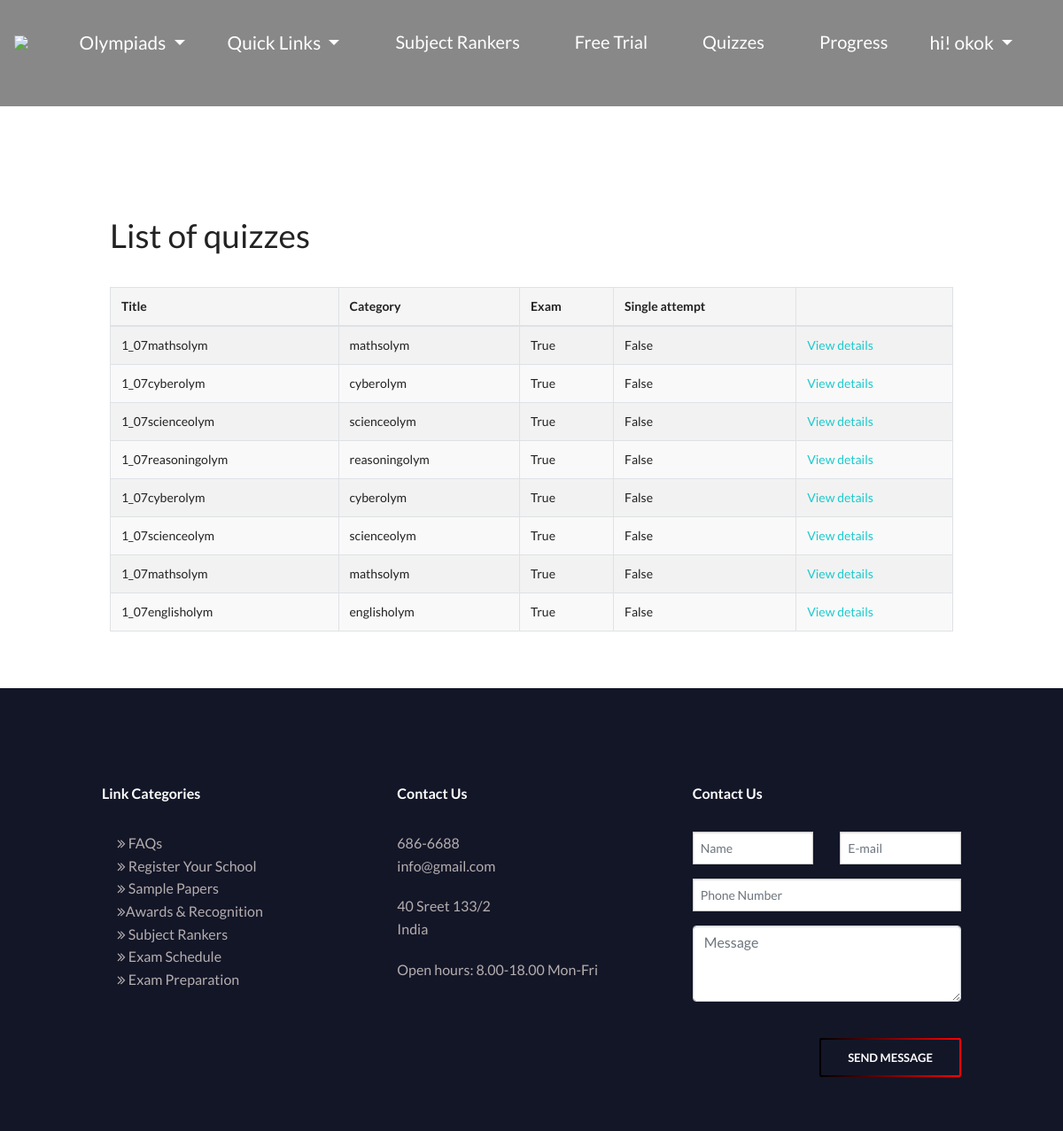
/quizzes/ (signed in), run on an earlier commit of the app's database.
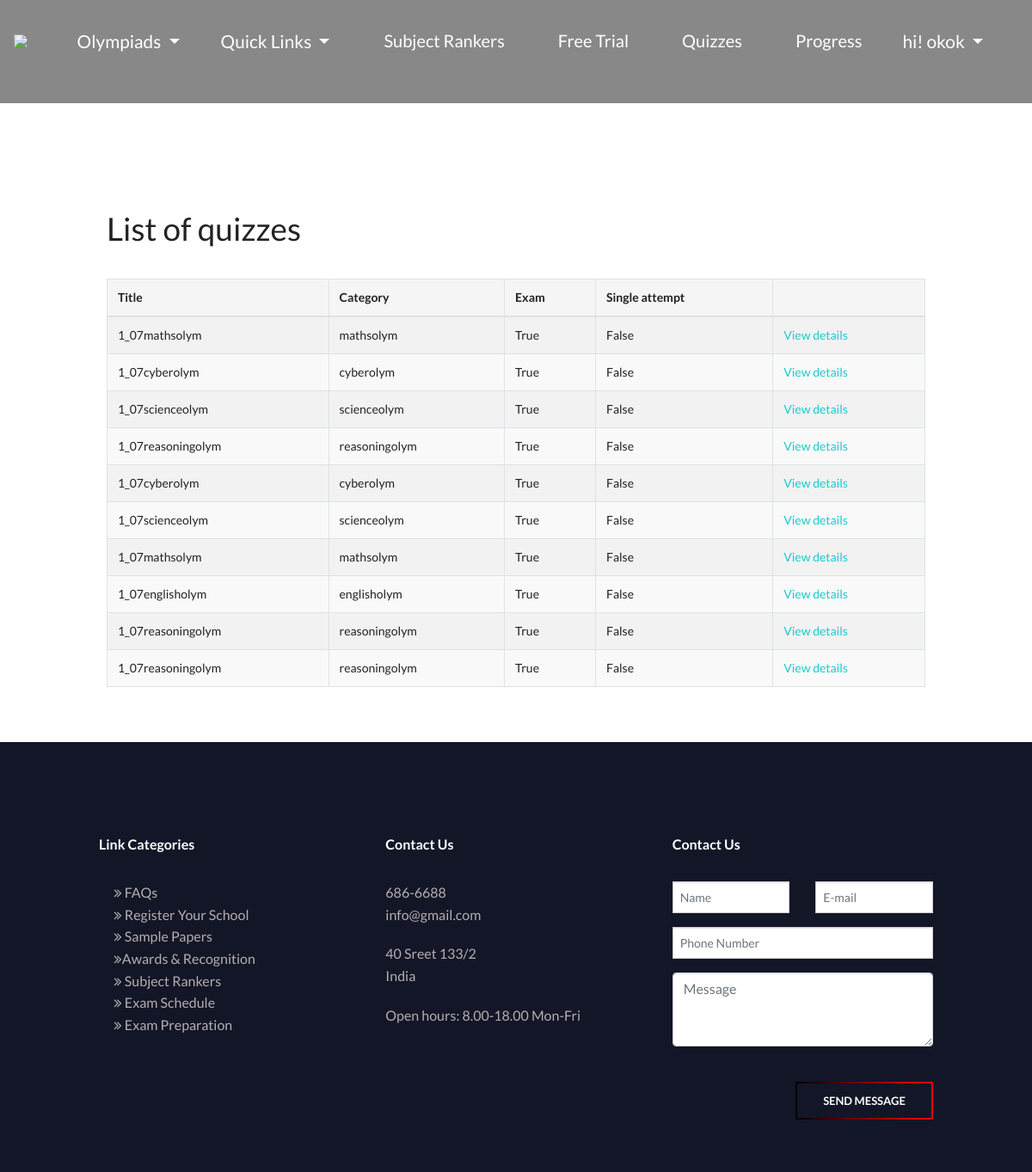
And on a later commit of the database.
### quiz/models.py (models this page shows, shortened)
class Quiz(models.Model):
    title = models.CharField(
        verbose_name=_("Title"),
        max_length=60, blank=False)
    url = models.SlugField(
        max_length=60, blank=False,
        help_text=_("a user friendly url"),
        verbose_name=_("user friendly url"))
    category = models.ForeignKey(
        Category, null=True, blank=True,
        verbose_name=_("Category"), on_delete=models.CASCADE)
    standard = models.ForeignKey(
            Standard, null=True, blank=True,
            verbose_name=_("Standard"), on_delete=models.CASCADE)
    random_order = models.BooleanField(
        blank=False, default=False,
        verbose_name=_("Random Order"),
        help_text=_("Display the questions in "
                    "a random order or as they "
                    "are set?"))
    max_questions = models.PositiveIntegerField(
        blank=True, null=True, verbose_name=_("Max Questions"),
        help_text=_("Number of questions to be answered on each attempt."))
    answers_at_end = models.BooleanField(
        blank=False, default=False,
        help_text=_("Correct answer is NOT shown after question."
                    " Answers displayed at the end."),
        verbose_name=_("Answers at end"))
    exam_paper = models.BooleanField(
        blank=False, default=False,
        help_text=_("If yes, the result of each"
                    " attempt by a user will be"
                    " stored. Necessary for marking."),
        verbose_name=_("Exam Paper"))
    single_attempt = models.BooleanField(
        blank=False, default=False,
        help_text=_("If yes, only one attempt by"
                    " a user will be permitted."
                    " Non users cannot sit this exam."),
        verbose_name=_("Single Attempt"))
    pass_mark = models.SmallIntegerField(
        blank=True, default=0,
        verbose_name=_("Pass Mark"),
        help_text=_("Percentage required to pass exam."),
        validators=[MaxValueValidator(100)])
    draft = models.BooleanField(
        blank=True, default=False,
        verbose_name=_("Draft"),
        help_text=_("If yes, the quiz is not displayed"
                    " in the quiz list and can only be"
                    " taken by users who can edit"
                    " quizzes."))
    ispaid =  models.BooleanField(blank=True, default=False, help_text=_("If yes, than  quiz is subscribed by user"))
    ispaid_final =  models.BooleanField(blank=True, default=False, help_text=_("If yes, than  quiz is subscribed by user"))
    class Meta:
        verbose_name = _("Quiz")
        verbose_name_plural = _("Quizzes")
    def __str__(self):
        return self.title

class Category(models.Model):
    category = models.CharField(
        verbose_name=_("Category"),
        max_length=250, blank=True,
        unique=True, null=True)
    objects = CategoryManager()
    class Meta:
        verbose_name = _("Category")
        verbose_name_plural = _("Categories")
    def __str__(self):
        return self.category

### quiz/views.py (the view)
def myquiz(request):
    all_quizzes = Quiz.objects.all()
    print(all_quizzes)
    quizlist=[]
    for quiz in all_quizzes:
        if quiz.title.find('_')!=-1:
            _,quiz_title = quiz.title.split('_', 1)
        else:
            quiz_title= quiz.title
        b = quiz_title[2:]
        print(quiz_title[2:])
        if str(request.user.standard)==str(quiz_title[0:2]):
            if quiz_title[2:]=='mathsolym' and request.user.final_mathsolym==True:
                quizlist.append(quiz)
            if quiz_title[2:]=='scienceolym' and request.user.final_scienceolym==True:
                quizlist.append(quiz)
            if quiz_title[2:]=='englisholym' and request.user.final_englisholym==True:
                quizlist.append(quiz)
            if quiz_title[2:]=='generalolym' and request.user.final_generalolym==True:
                quizlist.append(quiz)
            if quiz_title[2:]=='cyberolym' and request.user.final_cyberolym==True:
                quizlist.append(quiz)
            if quiz_title[2:]=='reasoningolym' and request.user.final_reasoningolym==True:
                quizlist.append(quiz)
    return render(request, 'quiz_list.html', {"quiz_list": quizlist})

### quiz/templates/quiz_list.html (shortened to what this page needs)
{% extends 'base.html' %}
{% load i18n %}
{% load quiz_tags %}
{% block body %}
<div class="d" style="background-color: #0007;"><br><br><br><br><br></div><br><br><br>
<div class="container row">
<h2>{% trans "List of quizzes" %}</h2>
    {% if quiz_list %}
		<table class="table table-bordered table-striped">
		  <thead>
			<tr>
			  <th>{% trans "Title" %}</th>
			  <th>{% trans "Category" %}</th>
			  <th>{% trans "Exam" %}</th>
			  <th>{% trans "Single attempt" %}</th>
			  <th></th>
			</tr>
		  </thead>
		  <tbody>
        {% for quiz in quiz_list %}
  			<tr>
			  <td>{{ quiz.title }}</td>
			  <td>{{ quiz.category }}</td>
			  <td>{{ quiz.exam_paper }}</td>
			  <td>{{ quiz.single_attempt }}</td>
			  <td>
				<a href="{% url 'quiz_start_page' slug=quiz.url %}">
				  {% trans "View details" %}
				</a>
			</tr>
        {% endfor %}
		  </tbody>
		</table>
	{% else %}
        <p>{% trans "There are no available quizzes" %}.</p><br><br>
	{% endif %}
</div><br><br>
{% endblock %}

What changed in the data, as far as the page shows it:
added Quiz: title "1_07reasoningolym", category "reasoningolym", exam_paper "True", single_attempt "False"
added Quiz: title "1_07reasoningolym", category "reasoningolym", exam_paper "True", single_attempt "False"
